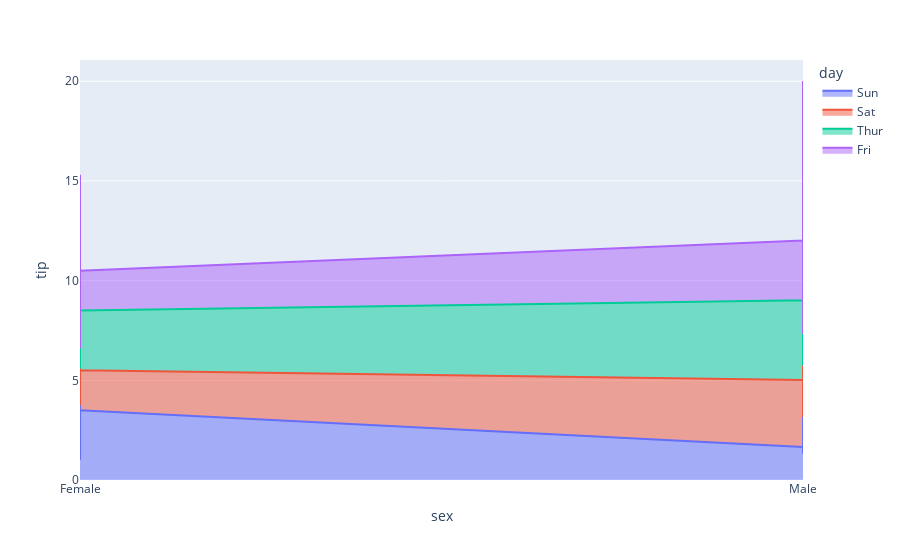

Notebook source saved alongside this figure:
### Code cell
#Area Chart
px.area(data, x='sex', y='tip', color='day')

### Figure 1 — Plotly figure (JSON) as saved in the notebook; plotly's stock layout.template omitted (floating-point values rounded to 4 significant figures)
{"data": [{"fillpattern": {"shape": ""}, "hovertemplate": "day=Sun<br>sex=%{x}<br>tip=%{y}<extra></extra>", "legendgroup": "Sun", "line": {"color": "#636efa"}, "marker": {"symbol": "circle"}, "mode": "lines", "name": "Sun", "orientation": "v", "showlegend": true, "stackgroup": "1", "type": "scatter", "x": ["Female", "Male", "Male", "Male", "Female", "Male", "Male", "Male", "Male", "Male", "Male", "Female", "Male", "Male", "Female", "Male", "Female", "Male", "Female", "Male", "Male", "Male", "Male", "Male", "Male", "Male", "Male", "Male", "Male", "Female", "Female", "Male", "Male", "Male", "Male", "Male", "Female", "Female", "Male", "Male", "Male", "Male", "Male", "Male", "Female", "Male", "Female", "Female", "Male", "Male", "Male", "Female", "Male", "Female", "Male", "Male", "Male", "Male", "Male", "Male", "Male", "Male", "Male", "Female", "Male", "Male", "Male", "Male", "Male", "Male", "Male", "Female", "Male", "Female", "Male", "Male"], "xaxis": "x", "y": [1.01, 1.66, 3.5, 3.31, 3.61, 4.71, 2, 3.12, 1.96, 3.23, 1.71, 5, 1.57, 3, 3.02, 3.92, 1.67, 3.71, 3.5, 2.54, 3.06, 1.32, 5.6, 3, 5, 6, 2.05, 3, 2.5, 2.6, 5.2, 1.56, 4.34, 3.51, 4, 2.55, 4, 3.5, 5.07, 2.5, 2, 2.74, 2, 2, 5.14, 5, 3.75, 2.61, 2, 3.5, 2.5, 2, 2, 3, 3.48, 2.24, 4.5, 5.15, 3.18, 4, 3.11, 2, 2, 4, 3.55, 3.68, 5.65, 3.5, 6.5, 3, 5, 3.5, 2, 3.5, 4, 1.5], "yaxis": "y"}, {"fillpattern": {"shape": ""}, "hovertemplate": "day=Sat<br>sex=%{x}<br>tip=%{y}<extra></extra>", "legendgroup": "Sat", "line": {"color": "#EF553B"}, "marker": {"symbol": "circle"}, "mode": "lines", "name": "Sat", "orientation": "v", "showlegend": true, "stackgroup": "1", "type": "scatter", "x": ["Male", "Male", "Female", "Female", "Male", "Male", "Male", "Male", "Male", "Male", "Female", "Male", "Male", "Female", "Female", "Male", "Male", "Male", "Female", "Male", "Male", "Male", "Male", "Female", "Male", "Male", "Male", "Male", "Male", "Male", "Male", "Male", "Female", "Female", "Male", "Male", "Male", "Female", "Female", "Female", "Female", "Male", "Male", "Female", "Female", "Female", "Male", "Male", "Male", "Male", "Female", "Male", "Female", "Female", "Female", "Male", "Male", "Male", "Male", "Male", "Female", "Male", "Male", "Male", "Female", "Female", "Female", "Male", "Male", "Male", "Female", "Male", "Male", "Female", "Male", "Male", "Male", "Male", "Male", "Male", "Male", "Male", "Female", "Male", "Female", "Male", "Male"], "xaxis": "x", "y": [3.35, 4.08, 2.75, 2.23, 7.58, 3.18, 2.34, 2, 2, 4.3, 3, 1.45, 2.5, 3, 2.45, 3.27, 3.6, 2, 3.07, 2.31, 5, 2.24, 3, 1.5, 1.76, 6.73, 3.21, 2, 1.98, 3.76, 2.64, 3.15, 2.47, 1, 2.01, 2.09, 1.97, 3, 3.14, 5, 2.2, 1.25, 3.08, 2.5, 3.48, 4.08, 1.64, 4.06, 4.29, 3.76, 4, 3, 1, 1.61, 2, 10, 3.16, 3.41, 3, 2.03, 2.23, 2, 5.16, 9, 2.5, 6.5, 1.1, 3, 1.5, 1.44, 3.09, 3, 2.72, 2.88, 2, 3, 3.39, 1.47, 3, 1.25, 1, 1.17, 4.67, 5.92, 2, 2, 1.75], "yaxis": "y"}, {"fillpattern": {"shape": ""}, "hovertemplate": "day=Thur<br>sex=%{x}<br>tip=%{y}<extra></extra>", "legendgroup": "Thur", "line": {"color": "#00cc96"}, "marker": {"symbol": "circle"}, "mode": "lines", "name": "Thur", "orientation": "v", "showlegend": true, "stackgroup": "1", "type": "scatter", "x": ["Male", "Male", "Male", "Male", "Male", "Female", "Male", "Male", "Female", "Male", "Male", "Male", "Male", "Female", "Female", "Female", "Male", "Female", "Male", "Male", "Female", "Female", "Male", "Female", "Female", "Male", "Male", "Female", "Female", "Female", "Female", "Female", "Female", "Female", "Male", "Female", "Female", "Male", "Male", "Female", "Female", "Female", "Female", "Female", "Male", "Male", "Female", "Male", "Male", "Male", "Male", "Male", "Female", "Female", "Male", "Male", "Female", "Female", "Female", "Male", "Female", "Female"], "xaxis": "x", "y": [4, 3, 2.71, 3, 3.4, 1.83, 5, 2.03, 5.17, 2, 4, 5.85, 3, 1.5, 1.8, 2.92, 2.31, 1.68, 2.5, 2, 2.52, 4.2, 1.48, 2, 2, 2.18, 1.5, 2.83, 1.5, 2, 3.25, 1.25, 2, 2, 2, 2.75, 3.5, 6.7, 5, 5, 2.3, 1.5, 1.36, 1.63, 1.73, 2, 4.19, 2.56, 2.02, 4, 1.44, 2, 5, 2, 2, 4, 2.01, 2, 2.5, 4, 3.23, 3], "yaxis": "y"}, {"fillpattern": {"shape": ""}, "hovertemplate": "day=Fri<br>sex=%{x}<br>tip=%{y}<extra></extra>", "legendgroup": "Fri", "line": {"color": "#ab63fa"}, "marker": {"symbol": "circle"}, "mode": "lines", "name": "Fri", "orientation": "v", "showlegend": true, "stackgroup": "1", "type": "scatter", "x": ["Male", "Male", "Female", "Female", "Female", "Male", "Male", "Male", "Male", "Male", "Female", "Female", "Male", "Female", "Male", "Female", "Male", "Female", "Female"], "xaxis": "x", "y": [3, 3.5, 1, 4.3, 3.25, 4.73, 4, 1.5, 3, 1.5, 2.5, 3, 2.2, 3.48, 1.92, 3, 1.58, 2.5, 2], "yaxis": "y"}], "layout": {"autosize": true, "legend": {"title": {"text": "day"}, "tracegroupgap": 0}, "margin": {"t": 60}, "xaxis": {"anchor": "y", "autorange": true, "domain": [0, 1], "range": [0, 1], "title": {"text": "sex"}, "type": "category"}, "yaxis": {"anchor": "x", "autorange": true, "domain": [0, 1], "range": [0, 21.06], "title": {"text": "tip"}, "type": "linear"}}}
